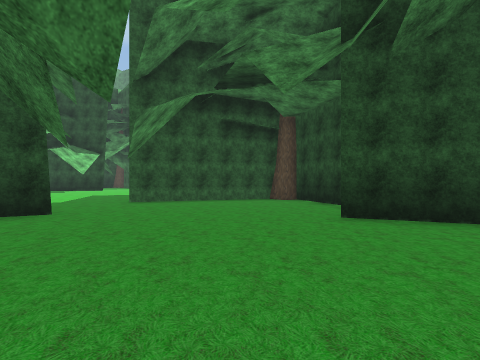
View 1 (above)

19 first-person views from a walk through a Unity game level. The camera is 1.2 m above the floor, looks level and sees 85° across. The floor is counted in squares, 2 m on a side. Each view is taken from the middle of a square. On the plan, view 1 faces up. The plan holds only what a view shows up to about 9 squares ahead; the rest is blank. The place goes on beyond the plan. Some animated figures are left out. Some surface patterns are stand-ins.

View 2
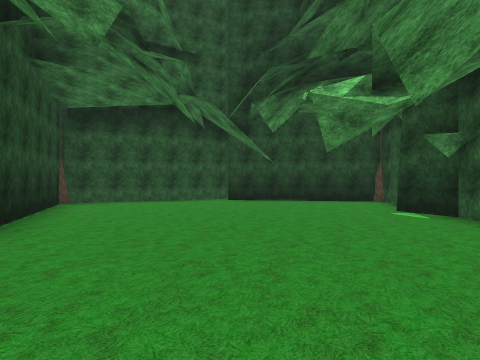

View 3
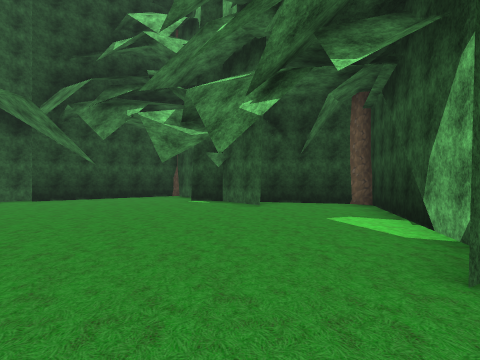

View 4
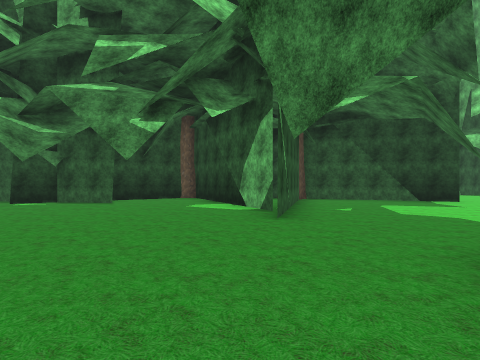

View 5
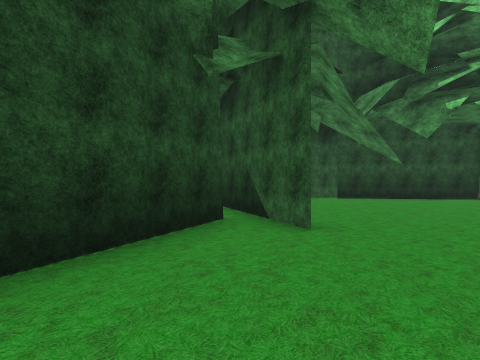

View 6
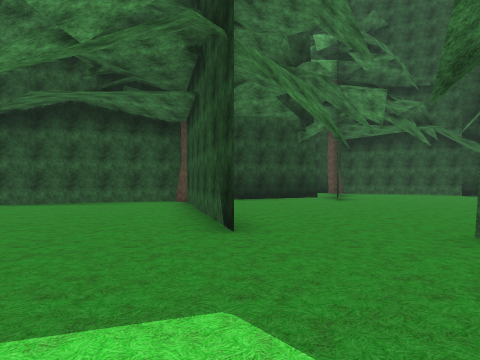

View 7
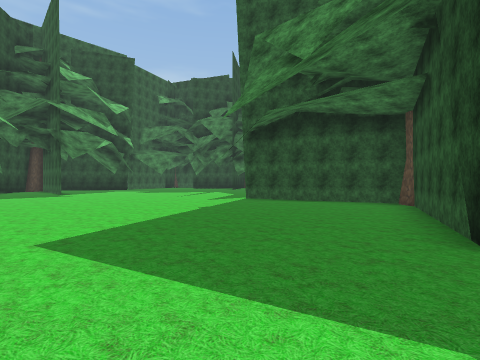

View 8
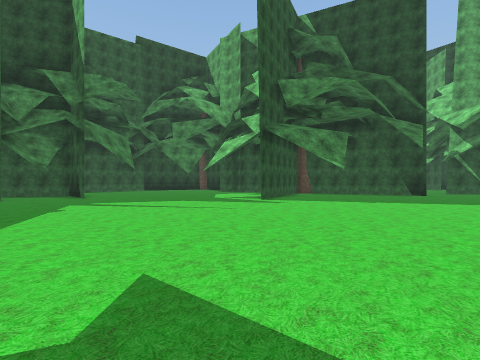

View 9
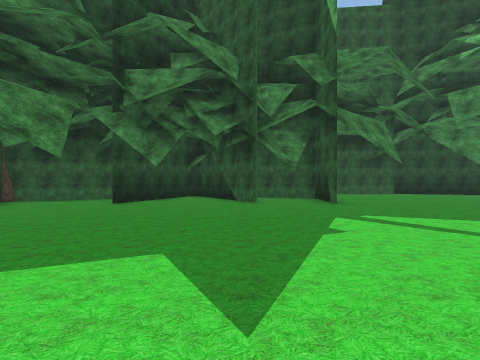

View 10
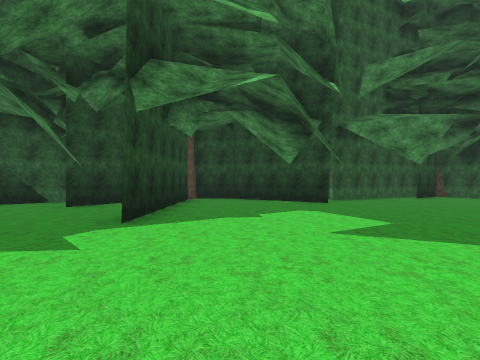

View 11
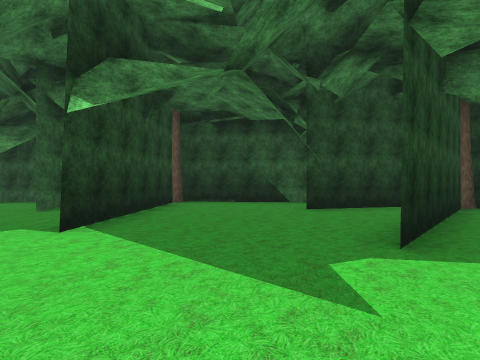

View 12
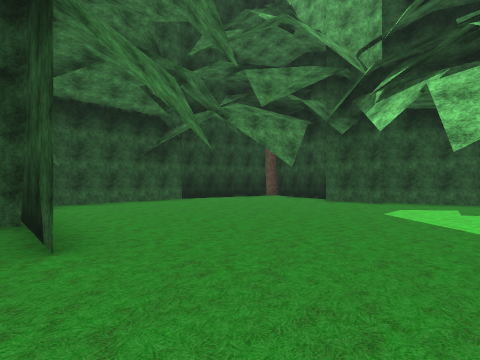

View 13
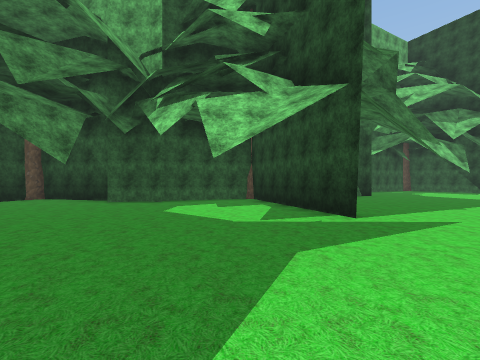

View 14
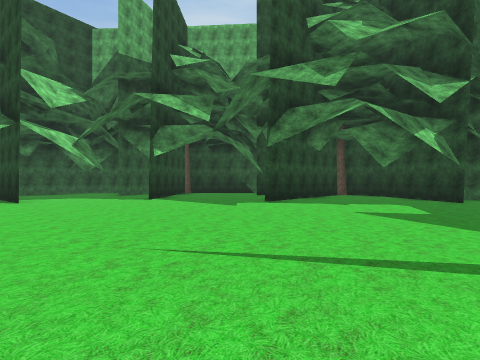

View 15
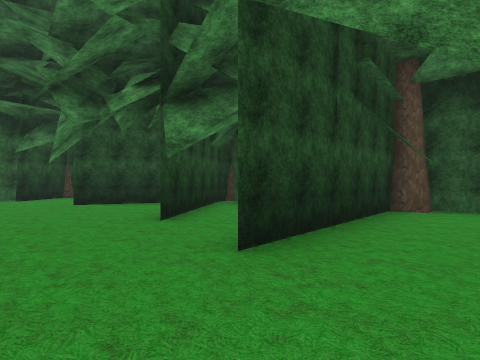

View 16
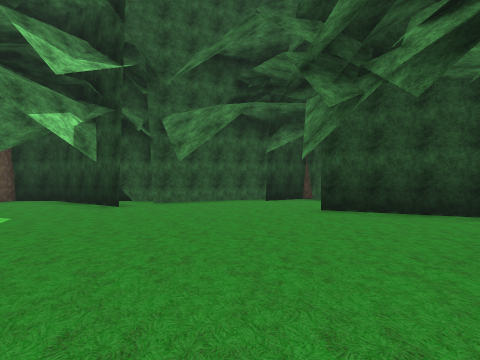

View 17
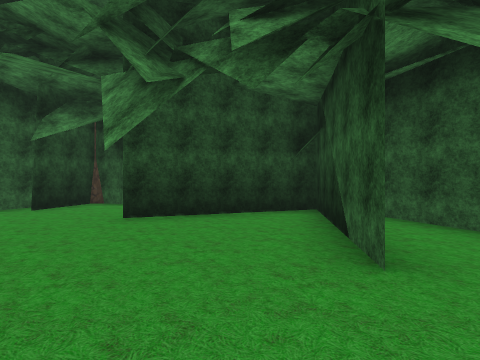

View 18
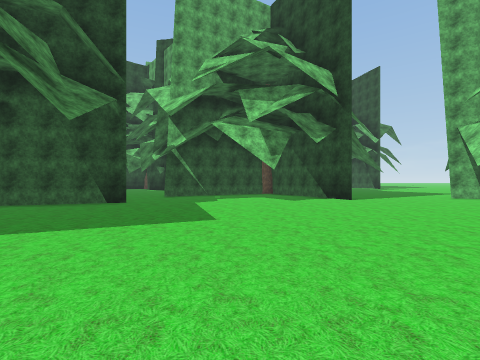

View 19
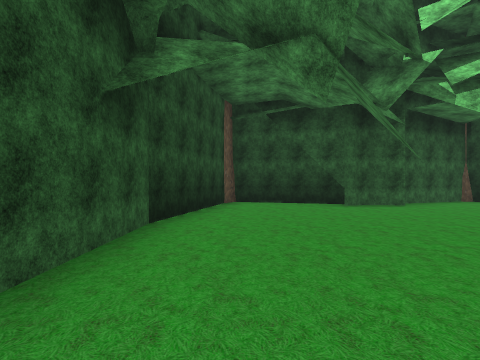

### Floor plan
Key: @ floor where view 1 was taken; # wall or solid block; . floor; O other object.
Columns run from 9 left of view 1 to 9 right of it. Each row starts with its distance up from view 1.
 26       O       O
 25      ##    ###.#
 24  OO #####O##...#
 23  #####...#......O
 22 ##.###........###
 21 O....#..........##O
 20 ##...#.........###
 19  ##...........####
 18 ..#...........O.##
 17 ..............O####
 16 ..................O
 15 ##................#
 14 #.................#
 13  O................#
 12  ........##.......#
 11 ..........#.......#
 10 ..........#..##...#
  9 ..........O#######O
  8 .......###O#
  7 .......#...#
  6 #..........##
  5 # ..........#
  4  #...#.....##
  3  #.###......####
  2  #O #.........##
  1     #.........##
  0     #....@....#
 -1     O###.....##
 -2        ##..###
 -3         #.##
 -4          O#

Positions as (right, up) in squares from view 1, and headings:
1: (0, 0), facing up
2: (-2, 4), facing down-right
3: (-2, 6), facing down
4: (0, 7), facing down-left
5: (0, 7), facing down-right
6: (-6, 7), facing right
7: (-6, 7), facing up-right
8: (-5, 19), facing down-right
9: (-2, 19), facing right
10: (-2, 16), facing up
11: (-3, 17), facing up-left
12: (2, 17), facing down-right
13: (2, 17), facing down
14: (1, 14), facing up-left
15: (3, 15), facing up-right
16: (3, 17), facing up
17: (3, 18), facing up-right
18: (-6, 14), facing down
19: (8, 16), facing down
